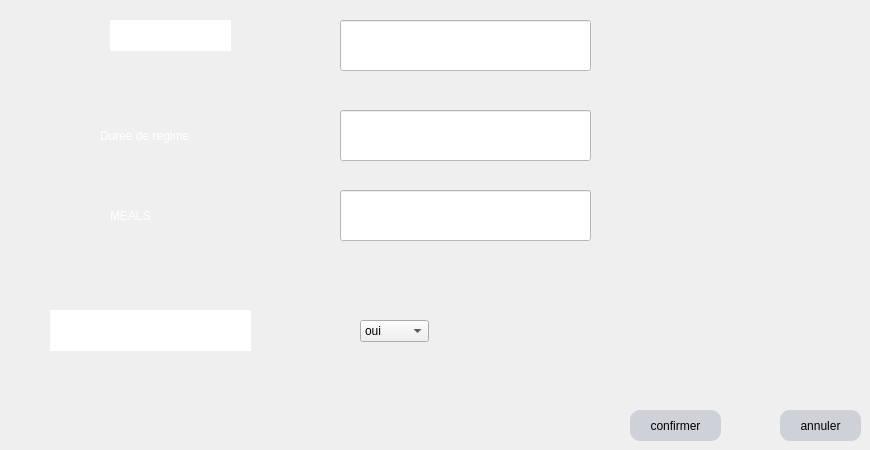
      <widget class="QWidget" name="tab">
       <attribute name="title">
        <string>ajouter</string>
       </attribute>
       <widget class="QLabel" name="label_5">
        <property name="geometry">
         <rect>
          <x>110</x>
          <y>20</y>
          <width>121</width>
          <height>31</height>
         </rect>
        </property>
        <property name="styleSheet">
         <string notr="true">font: 87 italic 12pt &quot;Segoe UI Black&quot;;
alternate-background-color: rgb(255, 255, 255);
background-color: rgb(255, 255, 255);
color: rgb(255, 255, 255);</string>
        </property>
        <property name="text">
         <string>Poids prefere</string>
        </property>
       </widget>
       <widget class="QLabel" name="label_6">
        <property name="geometry">
         <rect>
          <x>100</x>
          <y>120</y>
          <width>141</width>
          <height>31</height>
         </rect>
        </property>
        <property name="styleSheet">
         <string notr="true">font: 87 italic 12pt &quot;Segoe UI Black&quot;;
color: rgb(255, 255, 255);
</string>
        </property>
        <property name="text">
         <string>Duree de regime</string>
        </property>
       </widget>
       <widget class="QLabel" name="label_7">
        <property name="geometry">
         <rect>
          <x>110</x>
          <y>200</y>
          <width>121</width>
          <height>31</height>
         </rect>
        </property>
        <property name="styleSheet">
         <string notr="true">color: rgb(255, 255, 255);
font: 87 italic 12pt &quot;Segoe UI Black&quot;;</string>
        </property>
        <property name="text">
         <string>MEALS</string>
        </property>
       </widget>
       <widget class="QLineEdit" name="lineEdit_9">
        <property name="geometry">
         <rect>
          <x>340</x>
          <y>190</y>
          <width>251</width>
          <height>51</height>
         </rect>
        </property>
        <property name="styleSheet">
         <string notr="true">background-color: rgb(255, 255, 255);
color: rgb(255, 255, 255);</string>
        </property>
       </widget>
       <widget class="QLineEdit" name="lineEdit_10">
        <property name="geometry">
         <rect>
          <x>340</x>
          <y>20</y>
          <width>251</width>
          <height>51</height>
         </rect>
        </property>
        <property name="styleSheet">
         <string notr="true">background-color: rgb(255, 255, 255);
color: rgb(255, 255, 255);</string>
        </property>
       </widget>
       <widget class="QLineEdit" name="lineEdit_11">
        <property name="geometry">
         <rect>
          <x>340</x>
          <y>110</y>
          <width>251</width>
          <height>51</height>
         </rect>
        </property>
        <property name="styleSheet">
         <string notr="true">background-color: rgb(255, 255, 255);
color: rgb(255, 255, 255);</string>
        </property>
       </widget>
       <widget class="QLabel" name="label_8">
        <property name="geometry">
         <rect>
          <x>50</x>
          <y>310</y>
          <width>201</width>
          <height>41</height>
         </rect>
        </property>
        <property name="styleSheet">
         <string notr="true">color: rgb(255, 255, 255);
font: 87 italic 12pt &quot;Segoe UI Black&quot;;
background-color: rgb(255, 255, 255);</string>
        </property>
        <property name="text">
         <string>Pratiquez vous Sport    ?</string>
        </property>
       </widget>
       <widget class="QComboBox" name="comboBox">
        <property name="geometry">
         <rect>
          <x>360</x>
          <y>320</y>
          <width>69</width>
          <height>22</height>
         </rect>
        </property>
        <item>
         <property name="text">
          <string>oui</string>
         </property>
        </item>
        <item>
         <property name="text">
          <string>non</string>
         </property>
        </item>
       </widget>
       <widget class="QPushButton" name="pushButton4">
        <property name="geometry">
         <rect>
          <x>630</x>
          <y>410</y>
          <width>91</width>
          <height>31</height>
         </rect>
        </property>
        <property name="styleSheet">
         <string notr="true">
QPushButton{
background:#ced1d8;
border-style:outset;
border-radius:10px;
}
QPushButton:pressed{
background-color:rgb(224,0,0);
border-style:inset;}
QPushButton:hover {
    background-color:rgb(5, 255, 0);
    }
</string>
        </property>
        <property name="text">
         <string>confirmer</string>
        </property>
       </widget>
       <widget class="QPushButton" name="pushButton_3">
        <property name="geometry">
         <rect>
          <x>780</x>
          <y>410</y>
          <width>81</width>
          <height>31</height>
         </rect>
        </property>
        <property name="styleSheet">
         <string notr="true">
QPushButton{
background:#ced1d8;
border-style:outset;
border-radius:10px;
}
QPushButton:pressed{
background-color:rgb(224,0,0);
border-style:inset;}
QPushButton:hover {
    background-color: rgb(255, 0, 0);
    }
</string>
        </property>
        <property name="text">
         <string>annuler</string>
        </property>
       </widget>
       <widget class="QLabel" name="va1">
        <property name="geometry">
         <rect>
          <x>620</x>
          <y>30</y>
          <width>71</width>
          <height>41</height>
         </rect>
        </property>
        <property name="text">
         <string/>
        </property>
       </widget>
       <widget class="QLabel" name="va2">
        <property name="geometry">
         <rect>
          <x>620</x>
          <y>120</y>
          <width>71</width>
          <height>41</height>
         </rect>
        </property>
        <property name="text">
         <string/>
        </property>
       </widget>
       <widget class="QLabel" name="va3">
        <property name="geometry">
         <rect>
          <x>620</x>
          <y>200</y>
          <width>71</width>
          <height>41</height>
         </rect>
        </property>
        <property name="text">
         <string/>
        </property>
       </widget>
      </widget>
